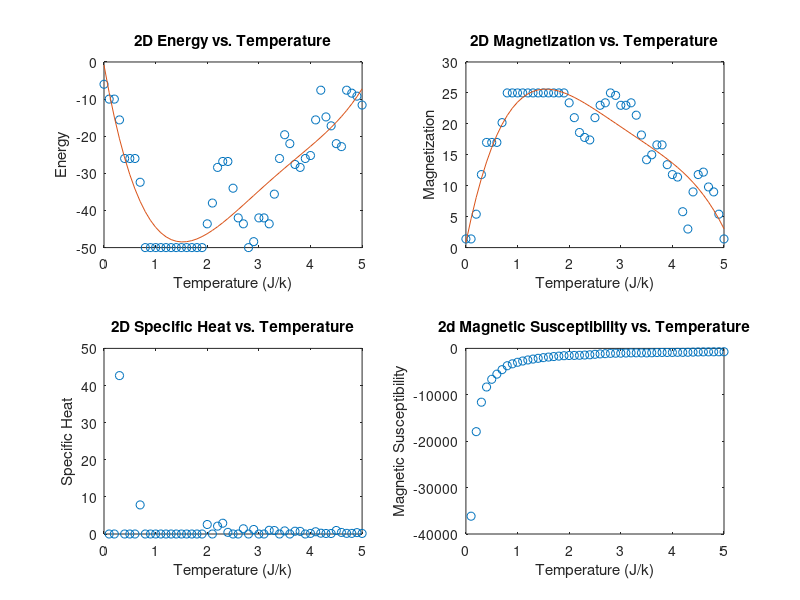

This chart was generated by the following MATLAB code:

%USER INTERACTION: The parameters that the User can enter to specify the
%system 
%{
This program implements the 2-D magnetization Ising model.The simulation uses the
metropolis algorithm. 
For our paper we had the following parameters to investigate the critical
temperature 
J=1 
Size of Lattice (nrows) = 25
tempf=5
runs=90000
trials=30000
%}
nrows=input('Please enter lattice size (nrows) '); %Prompt the user to enter the number of rows
spinarr=randi(2,nrows)*2-3; %creates a lattice of just 1s and -1s
runs=input('Please enter the number of runs: ');
%Prompt the user to enter the number of runs: more runs equals more specificity, more accurate data
trials=input('Please enter the number of trials: '); 
%Prompt the user to enter the number of trials: more trials equals more
%data points
tempf=input('Please enter the Final Temperature Range you wish to investigate: '); %Prompt the user to enter the final temperate 

%Assigned Values that are embeded in the code 
J=1; %The assigned interactino energy of spins 
Temp=zeros(1,tempf*10);
tempinv=zeros(1,tempf*10);
Magn=zeros(trials,tempf*10);
Energy=zeros(trials,tempf*10);
ExpEnergysq=zeros(trials,tempf*10); %Matrix of Zeros for expectation of Energy^2
Magnsq=zeros(trials,tempf*10); %Matrix of zeros for expetation of Magnetization^2
%{
Chooses the initial micro state and carries out a flip trial.
It also chooses a random spin inside the lattice and locates the top,
bottom, right and left neighbors
%}
for T=0:0.10:tempf
    for i=1:trials+runs
        randcol=randi(nrows,1);
        randrow=randi(nrows,1);
        r=rand;
        if (randcol==1)
            coll=nrows;
        else
            coll=randcol-1;
        end
        if (randcol==nrows)
            colr=1;
        else
            colr=randcol+1;
        end
        if (randrow==1)
            rowd=nrows;
        else
            rowd=randrow-1;
        end
        if (randrow==nrows)
            rowu=1;
        else
            rowu=randrow+1;
        end
        
        %total change in energy, E, if a spin occurred
        deltaE=J*2*(spinarr(randrow,randcol)*(spinarr(randrow,coll)+spinarr(randrow,colr)+spinarr(rowu,randcol)+spinarr(rowd,randcol)));
         %if the total energy, E decreases then accept the flips
        if (deltaE<=0)
            spinarr(randrow,randcol)=-spinarr(randrow,randcol);
        %otherwise,if the energy increases then flip the probability of p = e-(beta delta E).
        else
            p=exp(-deltaE/T);%p, is the probabilty of the energy change, E
            if (p>=r)%accept the flips
                spinarr(randrow,randcol)=-spinarr(randrow,randcol);
            else %reject the flips
                spinarr(randrow,randcol)=spinarr(randrow,randcol);
            end
        end
        %Try more trials (both waiting for equilibrium and taking the data)
        if (i>runs)
           mag=sum(sum(spinarr)); %Sum of all the first column spins and the resulting row matrix
           absmag=abs(mag); %take the abolute value of the magnetization  
           indexm = round(10*T+1); 
           indexn = round(i-runs);
           Magn(indexn,indexm) = absmag;
           Arl=spinarr.*circshift(spinarr,[0,-1]); % Calculates the interacton in the right-left direction --changed x, y stays constant 
           Adu= spinarr.*circshift(spinarr,[-1,0]); % Calcuates the interaction in the down-up direction --changed y, x sta \[AliasDelimiter]ys constant
           Etot=-J*(sum(sum(Arl))+sum(sum(Adu)));
           Energy(indexn,indexm)=Etot;
           Etotsq = Etot^2;
           ExpEnergysq(indexn,indexm)=Etotsq;
           absmagsq=absmag^2; %M^2 
           MagnSq(indexn,indexm)=absmagsq; %Matrix of M^2 values with columns = diff temps and rows = trials
        end
    end
    Index=round(10*T+1);
    Temp(Index) = T;
    tempinv(Index)= 1/T; %row matrix of 1/Ti 
end
Temp;
%The Calculations for Energy, Magnetization, Specific Heat and Magnetic
%Suspetibility are below 
energy=(1/trials)*sum(Energy);
energysq=(1/trials)*sum(ExpEnergysq); %row of matrix of <E^2>
energysq1=energy.*energy;
magn=(1/trials)*sum(Magn);
tempinvsquared=tempinv.*tempinv; %row matrix of 1/T^2
specificheat=tempinvsquared.*(energysq-energysq1); %specific heat
magnsq=magn.*magn; %row matrix of <M>^2
expmagnsq=(1/trials)*sum(magnsq); %Row Matrix of <M>^2
magnsusp=tempinv.*(magnsq-expmagnsq); %Magnetic Susceptibility = beta(<E^2>-<E>^2) and beta = 1/kT, where k=1 so 1/T(<E^2>-<E>^2)

%PolyVal and Polyfit to create a plot for the general graph 
x=0:0.1:tempf;
pEnergy=polyfit(Temp,energy,4);%calculates and plots a best fitting curve for each figure
pMag=polyfit(Temp,magn,4);
pHeat=polyfit(Temp,specificheat,4);
pMagnsusp=polyfit(Temp,magnsusp,4);
yEnergy=polyval(pEnergy,x);
yMag=polyval(pMag,x);
yHeat=polyval(pHeat,x);
yMagnsusp=polyval(pMagnsusp,x);
%The figures, and the plots for each thermodynamic variable is diplayed
%here 
figure;
S(1) = subplot(2,2,1);
S(2) = subplot(2,2,2);
S(3) = subplot(2,2,3);
S(4) = subplot(2,2,4);
%The 4 plots are displayed here 
plot(S(1),Temp,energy,'o',x,yEnergy) %yEnergy does the polyval and traces the graph 
title(S(1),'2D Energy vs. Temperature')
xlabel(S(1),'Temperature (J/k)')
ylabel(S(1),'Energy')
plot(S(2),Temp,magn,'o',x,yMag) %the additives are for the polyval values 
title(S(2),'2D Magnetization vs. Temperature')
xlabel(S(2),'Temperature (J/k)')
ylabel(S(2),'Magnetization')
plot(S(3),Temp,specificheat,'o',x,yHeat)
title(S(3), '2D Specific Heat vs. Temperature')
xlabel(S(3),'Temperature (J/k)')
ylabel(S(3),'Specific Heat')
plot(S(4),Temp,magnsusp,'o',x,yMagnsusp)
title(S(4), '2d Magnetic Susceptibility vs. Temperature')
xlabel(S(4),'Temperature (J/k)') 
ylabel(S(4),'Magnetic Susceptibility')